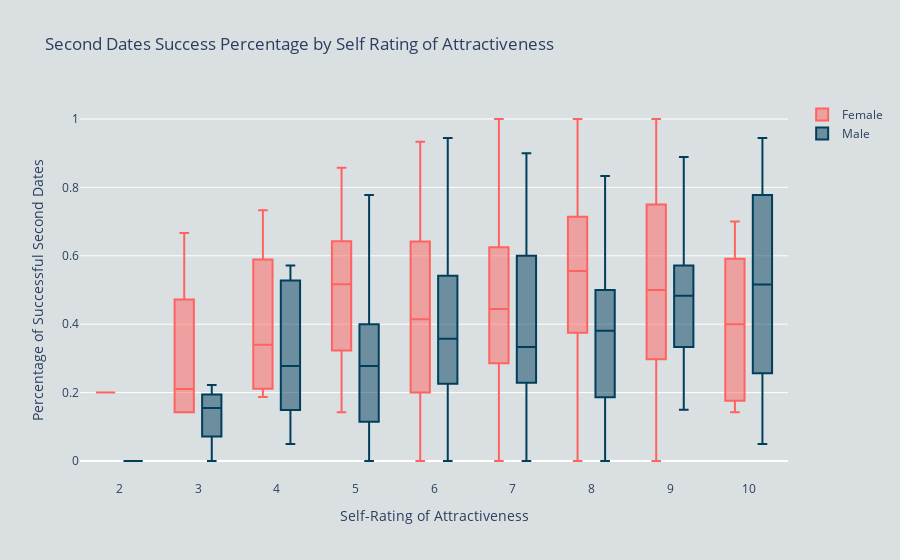

The cell this chart's notebook holds for it:
### Code cell
# Running the plot to observe the variance when comparing self-rated values
# of attractiveness to percentage of successful second dates
start_time = time.time()

self_attr_data = fetch_self_attr_data(database_path)
traces = create_box_traces(self_attr_data, colors)

# Structuring the layout with titles and colours
layout = go.Layout(
    title='Second Dates Success Percentage by Self Rating of Attractiveness',
    xaxis=dict(title='Self-Rating of Attractiveness'),
    yaxis=dict(title='Percentage of Successful Second Dates'),
    boxmode='group',
    plot_bgcolor='#dadfe1',
    paper_bgcolor='#dadfe1'
)

# Create figure
fig = go.Figure(data=traces, layout=layout)

# Show the plot
fig.show()
          
end_time = round(time.time() - start_time, 4)

print(f'Self rating attractiveness plot completed. It took {end_time} seconds.')

### Figure 1 — Plotly figure (JSON) as saved in the notebook; plotly's stock layout.template omitted (floating-point values rounded to 4 significant figures; data arrays with more than 128 entries replaced by an {"elided": "..."} marker saying what was removed)
{"data": [{"marker": {"color": "#ff6361"}, "name": "Female", "type": "box", "x": {"elided": "268 int values"}, "y": {"elided": "268 float values"}}, {"marker": {"color": "#003f5c"}, "name": "Male", "type": "box", "x": {"elided": "273 int values"}, "y": {"elided": "273 float values"}}], "layout": {"boxmode": "group", "paper_bgcolor": "#dadfe1", "plot_bgcolor": "#dadfe1", "title": {"text": "Second Dates Success Percentage by Self Rating of Attractiveness"}, "xaxis": {"title": {"text": "Self-Rating of Attractiveness"}}, "yaxis": {"title": {"text": "Percentage of Successful Second Dates"}}}}
